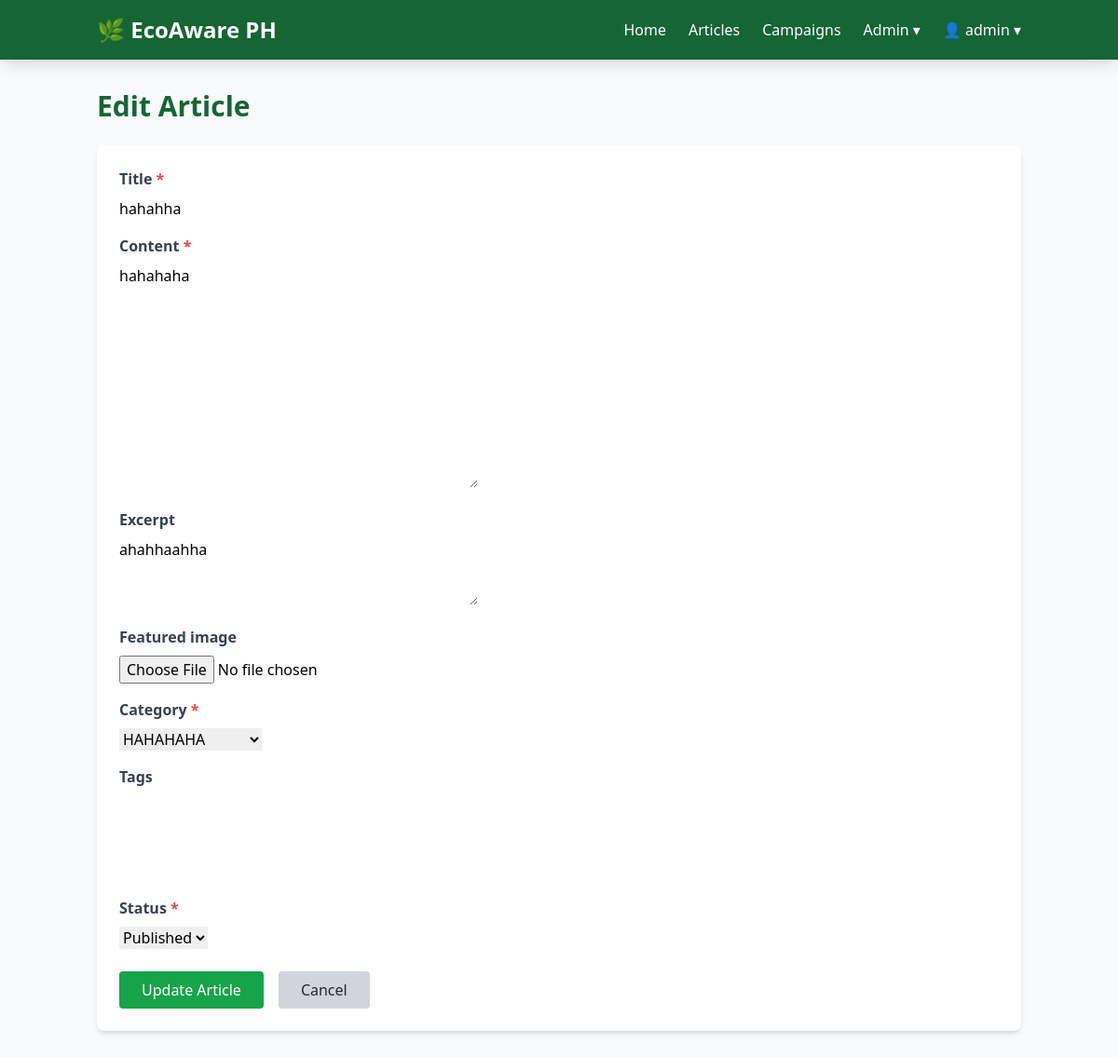
Screenshot of /articles/hahahha/edit/ (signed in) with the database file from the repository.
### users/models.py (models this page shows, shortened)
class User(AbstractUser):
    ROLE_CHOICES = (
        ('ADMIN', 'Admin'),
        ('USER', 'User'),
    )
    role = models.CharField(max_length=10, choices=ROLE_CHOICES, default='USER')
    class Meta:
        db_table = 'users'

### articles/models.py (models this page shows, shortened)
class Article(models.Model):
    STATUS_CHOICES = (
        ('DRAFT', 'Draft'),
        ('PUBLISHED', 'Published'),
        ('ARCHIVED', 'Archived'),
    )
    title = models.CharField(max_length=200)
    slug = models.SlugField(max_length=200, unique=True, blank=True)
    content = CKEditor5Field('Content', config_name='extends')  # CKEditor 5
    excerpt = models.TextField(max_length=500, blank=True, null=True)
    featured_image = models.ImageField(upload_to='articles/', blank=True, null=True)
    category = models.ForeignKey(Category, on_delete=models.SET_NULL, null=True, related_name='articles')
    tags = models.ManyToManyField(Tag, blank=True, related_name='articles')
    author = models.ForeignKey(settings.AUTH_USER_MODEL, on_delete=models.CASCADE, related_name='articles')
    status = models.CharField(max_length=20, choices=STATUS_CHOICES, default='DRAFT')
    views = models.PositiveIntegerField(default=0)
    created_at = models.DateTimeField(auto_now_add=True)
    updated_at = models.DateTimeField(auto_now=True)
    class Meta:
        ordering = ['-created_at']

### articles/views.py (the view)
# urls.py: path('<slug:slug>/edit/', views.article_update, name='article_update'),
@login_required
def article_update(request, slug):
    article = get_object_or_404(Article, slug=slug)
    if article.author != request.user:
        return redirect('articles:article_detail', slug=article.slug)
    if request.method == 'POST':
        form = ArticleForm(request.POST, request.FILES, instance=article)
        if form.is_valid():
            form.save()
            return redirect('articles:article_detail', slug=article.slug)
    else:
        form = ArticleForm(instance=article)
    return render(request, 'organisms/article_form.html', {'form': form})

### articles/forms.py
class ArticleForm(forms.ModelForm):
    class Meta:
        model = Article
        fields = ['title', 'content', 'excerpt', 'featured_image', 'category', 'tags', 'status']
        widgets = {
            'title': forms.TextInput(attrs={
                'class': 'form-control',
                'placeholder': 'Enter article title',
            }),
            'excerpt': forms.Textarea(attrs={
                'class': 'form-control',
                'rows': 3,
                'placeholder': 'Brief summary (optional)',
            }),
            'featured_image': forms.FileInput(attrs={
                'class': 'form-control',
            }),
            'category': forms.Select(attrs={
                'class': 'form-select',
            }),
            'tags': forms.SelectMultiple(attrs={
                'class': 'form-select',
            }),
            'status': forms.Select(attrs={
                'class': 'form-select',
            }),
        }

### articles/models.py (called while the page is built)
    def __str__(self):
        return self.name

### templates/organisms/article_form.html (shortened to what this page needs)
{% extends 'base.html' %}
{% block content %}
<div class="container mx-auto px-4 py-8">
    <h1 class="text-3xl font-bold text-green-800 mb-6">
        {% if form.instance.pk %}Edit Article{% else %}Create Article{% endif %}
    </h1>
    <form method="POST" enctype="multipart/form-data" class="bg-white p-6 rounded-lg shadow-md">
        {% for field in form %}
            <div class="mb-4">
                <label for="{{ field.id_for_label }}" class="block text-gray-700 font-semibold mb-2">
                    {{ field.label }}
                    {% if field.field.required %}<span class="text-red-500">*</span>{% endif %}
                </label>
                {{ field }}
            </div>
        {% endfor %}
        <div class="flex space-x-4 mt-6">
            <button type="submit" class="bg-green-600 hover:bg-green-700 text-white px-6 py-2 rounded">
                {% if form.instance.pk %}Update Article{% else %}Create Article{% endif %}
            </button>
            <a href="{% url 'articles:article_list' %}" class="bg-gray-300 hover:bg-gray-400 text-gray-800 px-6 py-2 rounded">
                Cancel
            </a>
        </div>
    </form>
</div>
{% endblock %}

### templates/base.html (shortened to what this page needs)
<!DOCTYPE html>
<html lang="en">
<head>
    <script src="https://cdn.tailwindcss.com"></script>
</head>
<body class="bg-gray-50">
    <nav class="bg-green-800 text-white shadow-lg">
        <div class="container mx-auto px-4">
            <div class="flex justify-between items-center py-4">
                <a href="{% url 'home' %}" class="text-2xl font-bold">
                    🌿 EcoAware PH
                </a>
                <div class="hidden md:flex space-x-6 items-center">
                    <a href="{% url 'home' %}" class="hover:text-green-200 transition">Home</a>
                    <a href="{% url 'articles:article_list' %}" class="hover:text-green-200 transition">Articles</a>
                    <a href="{% url 'campaigns:campaign_list' %}" class="hover:text-green-200 transition">Campaigns</a>
                    {% if user.is_authenticated %}
                        {% if user.role == 'admin' %}
                            <div class="relative group">
                                <button class="hover:text-green-200 transition flex items-center">
                                    Admin ▾
                                </button>
                            </div>
                        {% endif %}
                        <div class="relative group">
                            <button class="hover:text-green-200 transition flex items-center">
                                👤 {{ user.username }} ▾
                            </button>
                        </div>
                    {% else %}
                        <a href="{% url 'users:login' %}" class="hover:text-green-200 transition">Login</a>
                        <a href="{% url 'users:register' %}" class="bg-green-600 px-4 py-2 rounded hover:bg-green-700 transition">
                            Register
                        </a>
                    {% endif %}
                </div>
            </div>
        </div>
    </nav>
    <main class="min-h-screen">
        {% block content %}{% endblock %}
    </main>
</body>
</html>

### rows the page displays
User: username "admin"
Article: form "hahahha" "hahahaha" "ahahhaahha" "HAHAHAHA" "Published"

### other values shown
{{ field.label }} "Title" "Content" "Excerpt" "Featured image" "Category" "Tags" "Status"
